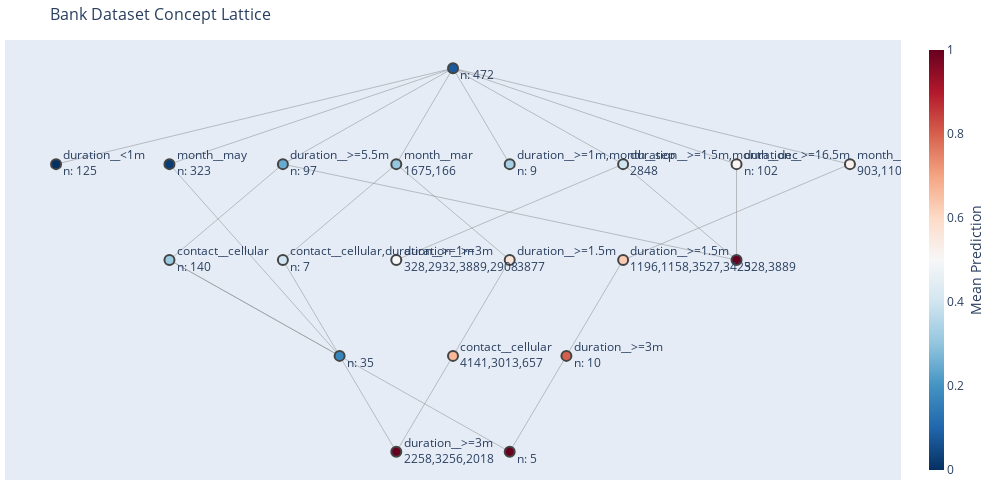

Source (notebook cell):
### Code cell
fig.show()

### Figure 1 — Plotly figure (JSON) as saved in the notebook; plotly's stock layout.template omitted (floating-point values rounded to 4 significant figures)
{"data": [{"hoverinfo": "none", "line": {"color": "#888", "width": 0.5}, "mode": "lines", "type": "scatter", "x": [0, -0.5, null, 0, 0.5, null, 1.5, 2.5, null, 1.5, -0.5, null, 1.5, 0, null, 0.5, -0.5, null, 1, 0.5, null, 1, 1.5, null, 1.5, 3.5, null, -0.5, -1.5, null, 0.5, 0, null, -1.5, 2.5, null, -1.5, -2.5, null, -1.5, 0, null, -1.5, -0.5, null, 2.5, 2.5, null, 2.5, 0, null, -2.5, -1, null, -2.5, 0.5, null, -3.5, 0, null, 3.5, 0, null, -0.5, 0, null, -2.5, -1, null, -2.5, 0, null], "y": [2, 1, null, 2, 3, null, 4, 3, null, 4, 3, null, 4, 5, null, 3, 4, null, 2, 1, null, 2, 3, null, 3, 4, null, 1, 3, null, 4, 5, null, 4, 3, null, 4, 3, null, 4, 5, null, 3, 4, null, 4, 3, null, 4, 5, null, 3, 2, null, 3, 1, null, 4, 5, null, 4, 5, null, 4, 5, null, 4, 2, null, 4, 5, null]}, {"hoverinfo": "text", "hovertext": ["Concept 15<br>extent (len: 6): 4141, 3013, 657, 2258, 3256, 2018<br>intent (len: 3): duration__>=1.5m, contact__cellular, month__mar<br>new extent (len: 3): 4141, 3013, 657<br>new intent (len: 1): contact__cellular<br>mean_y_true: 0.33<br>mean_y_pred: 0.67<br>Metrics<br>\taccuracy: 0.33<br>\tprecision: 0.25<br>\trecall: 0.5<br>\tneg_precision: 0.5<br>\tneg_recall: 0.25<br><br>", "Concept 7<br>extent (len: 5): 3889, 2932, 328, 2908, 2848<br>intent (len: 2): duration__>=1.5m, month__dec<br>new extent (len: 1): 2848<br>new intent (len: 2): duration__>=1.5m, month__dec<br>mean_y_true: 0.4<br>mean_y_pred: 0.4<br>Metrics<br>\taccuracy: 1.0<br>\tprecision: 1.0<br>\trecall: 1.0<br>\tneg_precision: 1.0<br>\tneg_recall: 1.0<br><br>", "Concept 8<br>extent (len: 7): 4141, 3013, 657, 2258, 3256, 2018, 3877<br>intent (len: 2): duration__>=1.5m, month__mar<br>new extent (len: 1): 3877<br>new intent (len: 1): duration__>=1.5m<br>mean_y_true: 0.29<br>mean_y_pred: 0.57<br>Metrics<br>\taccuracy: 0.43<br>\tprecision: 0.25<br>\trecall: 0.5<br>\tneg_precision: 0.67<br>\tneg_recall: 0.4<br><br>", "Concept 13<br>extent (len: 15): 3700, 4423, 61, 3315, 3701, 1113, 2685, 2213, 2750, 2821,...<br>intent (len: 2): duration__>=3m, month__oct<br>new extent (len: 10): 3315, 1113, 2821, 2213, 2685, 3701, 3700, 61, 2750, 4423<br>new intent (len: 1): duration__>=3m<br>mean_y_true: 0.47<br>mean_y_pred: 0.8<br>Metrics<br>\taccuracy: 0.4<br>\tprecision: 0.42<br>\trecall: 0.71<br>\tneg_precision: 0.33<br>\tneg_recall: 0.12<br><br>", "Concept 12<br>extent (len: 4): 3889, 2932, 328, 2908<br>intent (len: 2): duration__>=3m, month__dec<br>new extent (len: 4): 328, 2932, 3889, 2908<br>new intent (len: 1): duration__>=3m<br>mean_y_true: 0.5<br>mean_y_pred: 0.5<br>Metrics<br>\taccuracy: 1.0<br>\tprecision: 1.0<br>\trecall: 1.0<br>\tneg_precision: 1.0<br>\tneg_recall: 1.0<br><br>", "Concept 9<br>extent (len: 19): 3700, 4423, 61, 3315, 3701, 1113, 2685, 2213, 1196, 2750,...<br>intent (len: 2): duration__>=1.5m, month__oct<br>new extent (len: 4): 1196, 1158, 3527, 3425<br>new intent (len: 1): duration__>=1.5m<br>mean_y_true: 0.42<br>mean_y_pred: 0.63<br>Metrics<br>\taccuracy: 0.47<br>\tprecision: 0.42<br>\trecall: 0.62<br>\tneg_precision: 0.57<br>\tneg_recall: 0.36<br><br>", "Concept 17<br>extent (len: 3): 2258, 3256, 2018<br>intent (len: 3): duration__>=3m, contact__cellular, month__mar<br>new extent (len: 3): 2258, 3256, 2018<br>new intent (len: 1): duration__>=3m<br>mean_y_true: 0.33<br>mean_y_pred: 1.0<br>Metrics<br>\taccuracy: 0.33<br>\tprecision: 0.33<br>\trecall: 1.0<br>\tneg_precision: 0.0<br>\tneg_recall: 0.0<br><br>", "Concept 11<br>extent (len: 9): 3541, 2918, 2266, 680, 1904, 4215, 2963, 2042, 229<br>intent (len: 2): duration__>=1m, month__sep<br>new extent (len: 9): 2918, 680, 2963, 3541, 4215, 2266, 2042, 1904, 229<br>new intent (len: 2): duration__>=1m, month__sep<br>mean_y_true: 0.33<br>mean_y_pred: 0.33<br>Metrics<br>\taccuracy: 0.78<br>\tprecision: 0.67<br>\trecall: 0.67<br>\tneg_precision: 0.83<br>\tneg_recall: 0.83<br><br>", "Concept 3<br>extent (len: 278): 800, 3819, 1918, 3855, 2078, 468, 1552, 3036, 296, 109,...<br>intent (len: 1): duration__>=5.5m<br>new extent (len: 97): 4449, 3372, 1370, 3091, 1407, 465, 4072, 1723, 4511, 2688,...<br>new intent (len: 1): duration__>=5.5m<br>mean_y_true: 0.3<br>mean_y_pred: 0.25<br>Metrics<br>\taccuracy: 0.74<br>\tprecision: 0.58<br>\trecall: 0.48<br>\tneg_precision: 0.79<br>\tneg_recall: 0.85<br><br>", "Concept 16<br>extent (len: 10): 4141, 3013, 657, 3292, 4293, 1344, 1479, 2258, 3256, 2018<br>intent (len: 3): duration__>=1m, contact__cellular, month__mar<br>new extent (len: 7): 1344, 4141, 3013, 3292, 4293, 1479, 657<br>new intent (len: 2): contact__cellular, duration__>=1m<br>mean_y_true: 0.3<br>mean_y_pred: 0.4<br>Metrics<br>\taccuracy: 0.5<br>\tprecision: 0.25<br>\trecall: 0.33<br>\tneg_precision: 0.67<br>\tneg_recall: 0.57<br><br>", "Concept 2<br>extent (len: 104): 3614, 415, 4077, 2481, 1192, 33, 1896, 51, 1553, 429,...<br>intent (len: 1): duration__>=16.5m<br>new extent (len: 102): 80, 1738, 3463, 4089, 203, 3873, 2211, 3091, 2775, 1407,...<br>new intent (len: 1): duration__>=16.5m<br>mean_y_true: 0.46<br>mean_y_pred: 0.51<br>Metrics<br>\taccuracy: 0.61<br>\tprecision: 0.57<br>\trecall: 0.62<br>\tneg_precision: 0.65<br>\tneg_recall: 0.59<br><br>", "Concept 14<br>extent (len: 180): 800, 3819, 1918, 3855, 2078, 468, 1552, 3036, 296, 109,...<br>intent (len: 2): duration__>=5.5m, contact__cellular<br>new extent (len: 140): 80, 2639, 1738, 3463, 203, 4089, 2211, 1436, 486, 3589,...<br>new intent (len: 1): contact__cellular<br>mean_y_true: 0.35<br>mean_y_pred: 0.32<br>Metrics<br>\taccuracy: 0.69<br>\tprecision: 0.56<br>\trecall: 0.51<br>\tneg_precision: 0.75<br>\tneg_recall: 0.79<br><br>", "Concept 1<br>extent (len: 125): 3134, 3214, 4374, 3671, 3326, 833, 4440, 3597, 2103, 4308,...<br>intent (len: 1): duration__<1m<br>new extent (len: 125): 3713, 2978, 1995, 596, 3988, 3462, 8, 2673, 538, 4464,...<br>new intent (len: 1): duration__<1m<br>mean_y_true: 0.01<br>mean_y_pred: 0.0<br>Metrics<br>\taccuracy: 0.99<br>\tprecision: 0.0<br>\trecall: 0.0<br>\tneg_precision: 0.99<br>\tneg_recall: 1.0<br><br>", "Concept 6<br>extent (len: 23): 3700, 4423, 61, 3315, 3701, 1113, 2685, 2213, 1196, 2750,...<br>intent (len: 1): month__oct<br>new extent (len: 4): 903, 1106, 2451, 2417<br>new intent (len: 1): month__oct<br>mean_y_true: 0.35<br>mean_y_pred: 0.52<br>Metrics<br>\taccuracy: 0.57<br>\tprecision: 0.42<br>\trecall: 0.62<br>\tneg_precision: 0.73<br>\tneg_recall: 0.53<br><br>", "Concept 4<br>extent (len: 13): 4141, 3013, 657, 3292, 4293, 1344, 1479, 1675, 166, 2258,...<br>intent (len: 1): month__mar<br>new extent (len: 2): 1675, 166<br>new intent (len: 1): month__mar<br>mean_y_true: 0.23<br>mean_y_pred: 0.31<br>Metrics<br>\taccuracy: 0.62<br>\tprecision: 0.25<br>\trecall: 0.33<br>\tneg_precision: 0.78<br>\tneg_recall: 0.7<br><br>", "Concept 10<br>extent (len: 2): 3889, 328<br>intent (len: 2): duration__>=16.5m, month__dec<br>new extent (len: 2): 328, 3889<br>new intent (len: 0): emptyset<br>mean_y_true: 1.0<br>mean_y_pred: 1.0<br>Metrics<br>\taccuracy: 1.0<br>\tprecision: 1.0<br>\trecall: 1.0<br>\tneg_precision: 0.0<br>\tneg_recall: 0.0<br><br>", "Concept 5<br>extent (len: 358): 3548, 3471, 3303, 1181, 1730, 1666, 869, 4208, 4169, 177,...<br>intent (len: 1): month__may<br>new extent (len: 323): 2528, 3259, 26, 2495, 2978, 471, 3091, 2784, 3401, 3858,...<br>new intent (len: 1): month__may<br>mean_y_true: 0.09<br>mean_y_pred: 0.02<br>Metrics<br>\taccuracy: 0.92<br>\tprecision: 0.75<br>\trecall: 0.19<br>\tneg_precision: 0.93<br>\tneg_recall: 0.99<br><br>", "Concept 19<br>extent (len: 5): 1672, 1186, 1437, 803, 4413<br>intent (len: 3): duration__>=5.5m, contact__cellular, month__oct<br>new extent (len: 5): 4413, 1437, 1672, 1186, 803<br>new intent (len: 0): emptyset<br>mean_y_true: 0.4<br>mean_y_pred: 1.0<br>Metrics<br>\taccuracy: 0.4<br>\tprecision: 0.4<br>\trecall: 1.0<br>\tneg_precision: 0.0<br>\tneg_recall: 0.0<br><br>", "Concept 18<br>extent (len: 35): 4053, 1345, 3298, 4406, 3920, 721, 3312, 3674, 626, 318,...<br>intent (len: 3): duration__>=5.5m, contact__cellular, month__may<br>new extent (len: 35): 3312, 3298, 3674, 2005, 4232, 2233, 2765, 555, 3033, 1767,...<br>new intent (len: 0): emptyset<br>mean_y_true: 0.43<br>mean_y_pred: 0.17<br>Metrics<br>\taccuracy: 0.63<br>\tprecision: 0.67<br>\trecall: 0.27<br>\tneg_precision: 0.62<br>\tneg_recall: 0.9<br><br>", "Concept 0<br>extent (len: 1131): 2398, 2288, 4011, 3963, 1222, 2916, 1020, 497, 3825, 151,...<br>intent (len: 0): emptyset<br>new extent (len: 472): 3111, 1393, 3235, 1815, 2589, 4452, 2339, 393, 263, 527,...<br>new intent (len: 0): emptyset<br>mean_y_true: 0.11<br>mean_y_pred: 0.08<br>Metrics<br>\taccuracy: 0.91<br>\tprecision: 0.6<br>\trecall: 0.43<br>\tneg_precision: 0.93<br>\tneg_recall: 0.96<br><br>"], "marker": {"color": [0.6667, 0.4, 0.5714, 0.8, 0.5, 0.6316, 1, 0.3333, 0.2482, 0.4, 0.5096, 0.3167, 0, 0.5217, 0.3077, 1, 0.02235, 1, 0.1714, 0.07958], "colorbar": {"thickness": 15, "title": {"side": "right", "text": "Mean Prediction"}, "xanchor": "left"}, "colorscale": [[0, "rgb(103,0,31)"], [0.1, "rgb(178,24,43)"], [0.2, "rgb(214,96,77)"], [0.3, "rgb(244,165,130)"], [0.4, "rgb(253,219,199)"], [0.5, "rgb(247,247,247)"], [0.6, "rgb(209,229,240)"], [0.7, "rgb(146,197,222)"], [0.8, "rgb(67,147,195)"], [0.9, "rgb(33,102,172)"], [1, "rgb(5,48,97)"]], "line": {"width": 2}, "reversescale": true, "showscale": true, "size": 10}, "mode": "markers+text", "text": ["contact__cellular<br>4141,3013,657", "duration__>=1.5m,month__dec<br>2848", "duration__>=1.5m<br>3877", "duration__>=3m<br>n: 10", "duration__>=3m<br>328,2932,3889,2908", "duration__>=1.5m<br>1196,1158,3527,3425", "duration__>=3m<br>2258,3256,2018", "duration__>=1m,month__sep<br>n: 9", "duration__>=5.5m<br>n: 97", "contact__cellular,duration__>=1m<br>n: 7", "duration__>=16.5m<br>n: 102", "contact__cellular<br>n: 140", "duration__<1m<br>n: 125", "month__oct<br>903,1106,2451,2417", "month__mar<br>1675,166", "<br>328,3889", "month__may<br>n: 323", "<br>n: 5", "<br>n: 35", "<br>n: 472"], "textposition": "middle right", "type": "scatter", "x": [0, 1.5, 0.5, 1, -0.5, 1.5, -0.5, 0.5, -1.5, -1.5, 2.5, -2.5, -3.5, 3.5, -0.5, 2.5, -2.5, 0.5, -1, 0], "y": [2, 4, 3, 2, 3, 3, 1, 4, 4, 3, 4, 3, 4, 4, 4, 3, 4, 1, 2, 5]}], "layout": {"height": 500, "hovermode": "closest", "margin": {"b": 20, "l": 5, "r": 5, "t": 40}, "showlegend": false, "title": {"font": {"size": 16}, "text": "Bank Dataset Concept Lattice"}, "width": 1000, "xaxis": {"showgrid": false, "showticklabels": false, "zeroline": false}, "yaxis": {"showgrid": false, "showticklabels": false, "zeroline": false}}}
